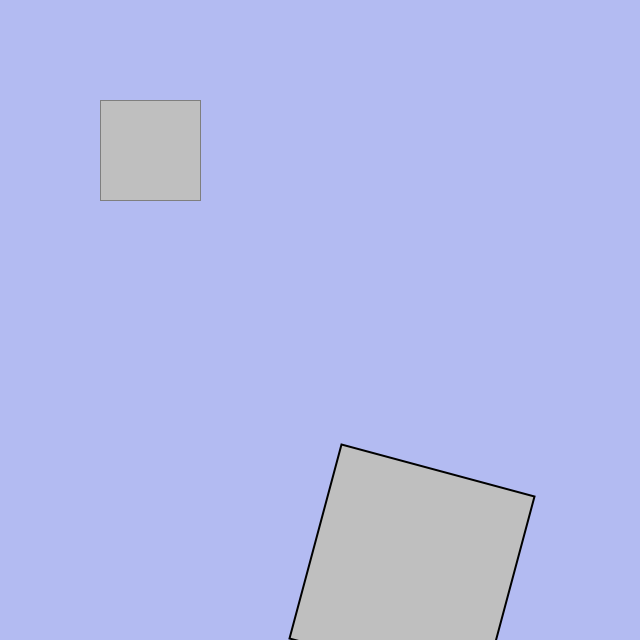
Frame 1 (no input)
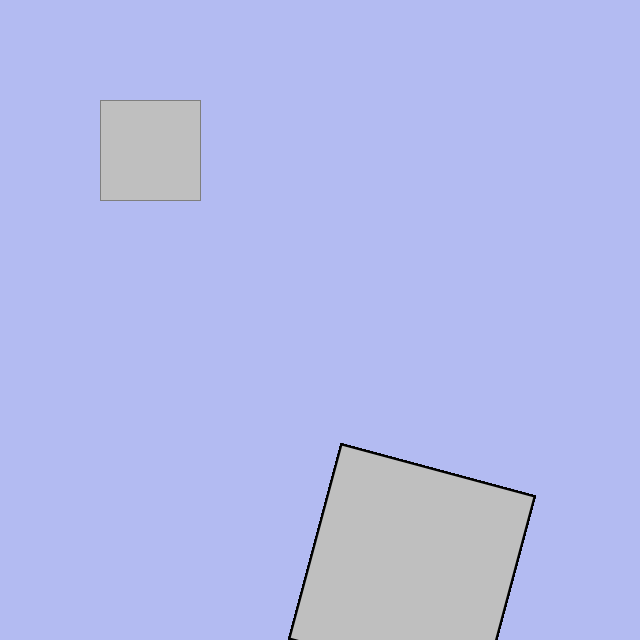
Frame 60 (the mouse pressed at the canvas centre just before this capture)
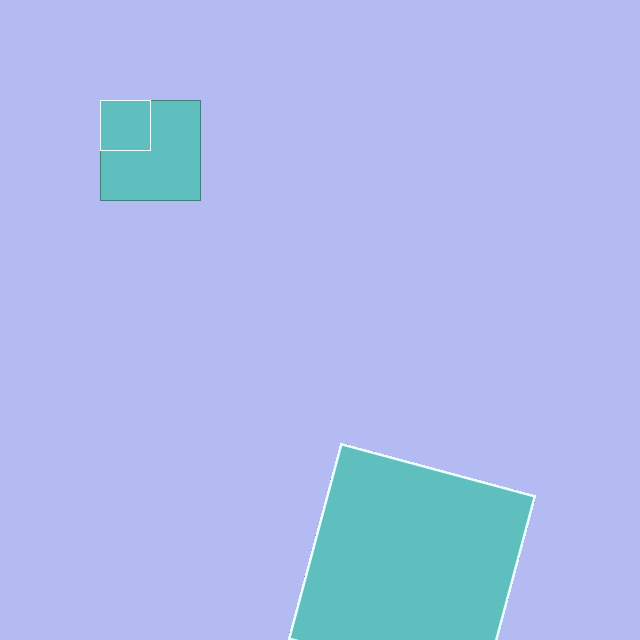
Frame 120 (the mouse held since frame 60 and released just before this capture)

The Processing sketch that drew these frames (run headless with seeded random() and noise(); from frame 60 on, the mouse is pressed at the canvas centre):

// Processing sketch: processing_110828
// ── processing_110828.pde

void setup() {
 size(640, 640);
 colorMode(HSB, width, height, 100);
 background(random(width), random(height), random(100));
  
}

void draw() {
  stroke(mouseX, mouseY, 50);
  fill(mouseY, mouseX, 75);
 rect(100, 100, 100, 100);
 pushMatrix();
 stroke(50, mouseX, mouseY);
 translate(200, 200);
 scale(2.0);
 rotate(radians(15));
 stroke(mouseX, 50, mouseY);
 rect(100, 100, 100, 100);
 popMatrix();
 fill(mouseX, mouseY, 75);
 if(mousePressed == true) {
  rect(100, 100, 50, 50); 
 }
 //fill(mouseX, mouseY, 75);
 //rect(100, 100, 50, 50);
 println("mouse is"+mouseX);
}


void mouseMoved() {
 
 //background(random(width), random(height), random(100)); 
}

void mouseDragged() {
  background(random(width), random(height), random(100));  
}
